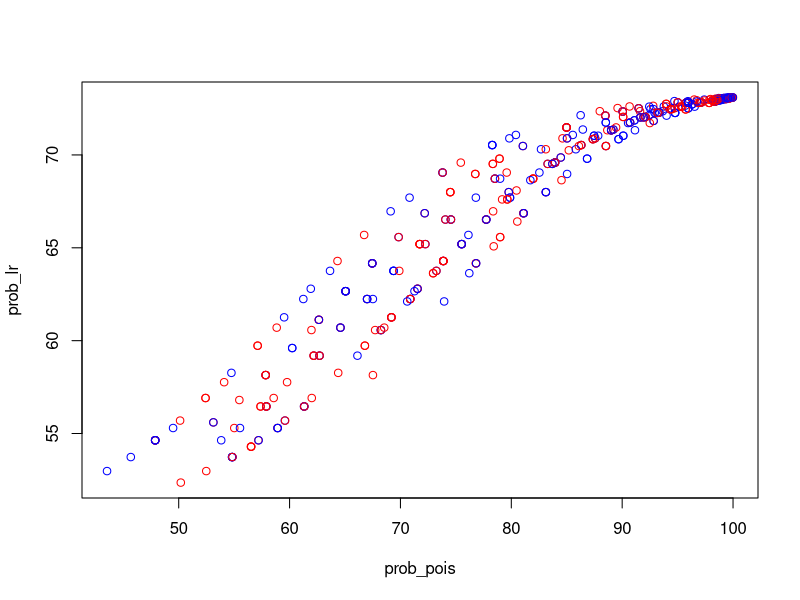
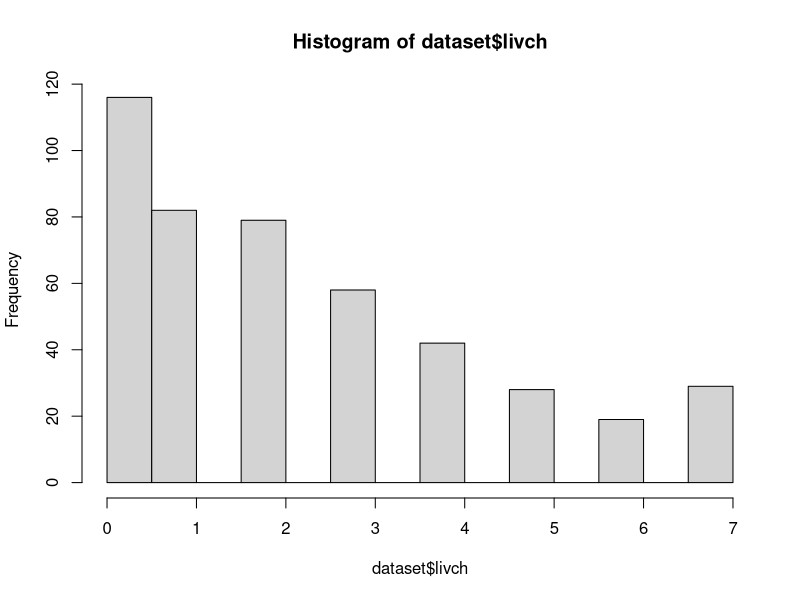

Write R code to recreate these figures, in order.
## ---- chunk 1
knitr::opts_chunk$set(echo = TRUE)
## ---- chunk 2
# Read in data
dataset <- read.csv("Contraception315.csv")
# Convert District variable into factor
dataset$district <- as.factor(dataset$district)
str(dataset)
# Fit a Poisson Regression
poisson_full <- glm(formula = livch ~ district + use + urban + age, 
                     data = dataset, family = poisson())
summary(poisson_full)
## ---- chunk 3
library(MASS)
# Apply the forward selection
poisson_null <- glm(livch ~ 1, data = dataset, family = poisson())
poisson_model1 <- step(poisson_full, direction = "backward")
summary(poisson_model1)
## ---- chunk 4
# Age
age_response <- (exp(poisson_model1$coefficients['age']) - 1) * 100; age_response 
## ---- chunk 5
# useY
use_response <- (exp(poisson_model1$coefficients['useY']) - 1) * 100; use_response  
# 95% confidence interval with SE of 0.0676
(exp(poisson_model1$coefficients['useY'] - 2 * 0.0676) - 1) * 100
(exp(poisson_model1$coefficients['useY'] + 2 * 0.0676) - 1) * 100
## ---- chunk 6
# urbanY
urban_response <- (exp(-poisson_model1$coefficients['urbanY']) - 1) * 100; urban_response
# 95% confidence interval with SE of 0.0788
(exp(-poisson_model1$coefficients['urbanY'] - 2 * 0.0788) - 1) * 100
(exp(-poisson_model1$coefficients['urbanY'] + 2 * 0.0788) - 1) * 100
## ---- chunk 7
summary(poisson_model1)
## ---- chunk 8
library(dplyr)
dataset1 <- dataset %>%
  mutate(child = case_when(livch == 0 ~ 0,
                           livch > 0 ~ 1))
head(dataset1)
## ---- chunk 9
lr_full <- glm(child ~ district + use + age + urban, data = dataset1, family = binomial())
summary(lr_full)
## ---- chunk 10
lr_null<- glm(child ~ 1, family = binomial(), data = dataset1)
# Apply the backward selection
lr1 <- stepAIC(lr_full, direction = 'backward', 
                scope = list(upper = lr_full,lower = lr_null))
summary(lr1)
## ---- chunk 11
pred_pois <- predict(poisson_model1, type = "response")
prob_pois <- (1 - exp(-pred_pois)) * 100
summary(prob_pois)
pred_lr <- predict(lr1, type="response")
prob_lr <- exp(pred_lr) / (1+exp(pred_lr)) * 100
summary(prob_lr)
## ---- chunk 12
plot(prob_pois, prob_lr, col = c('red', 'blue'))
## ---- chunk 13
mean(dataset$livch)
var(dataset$livch)
## ---- chunk 14
hist(dataset$livch)
